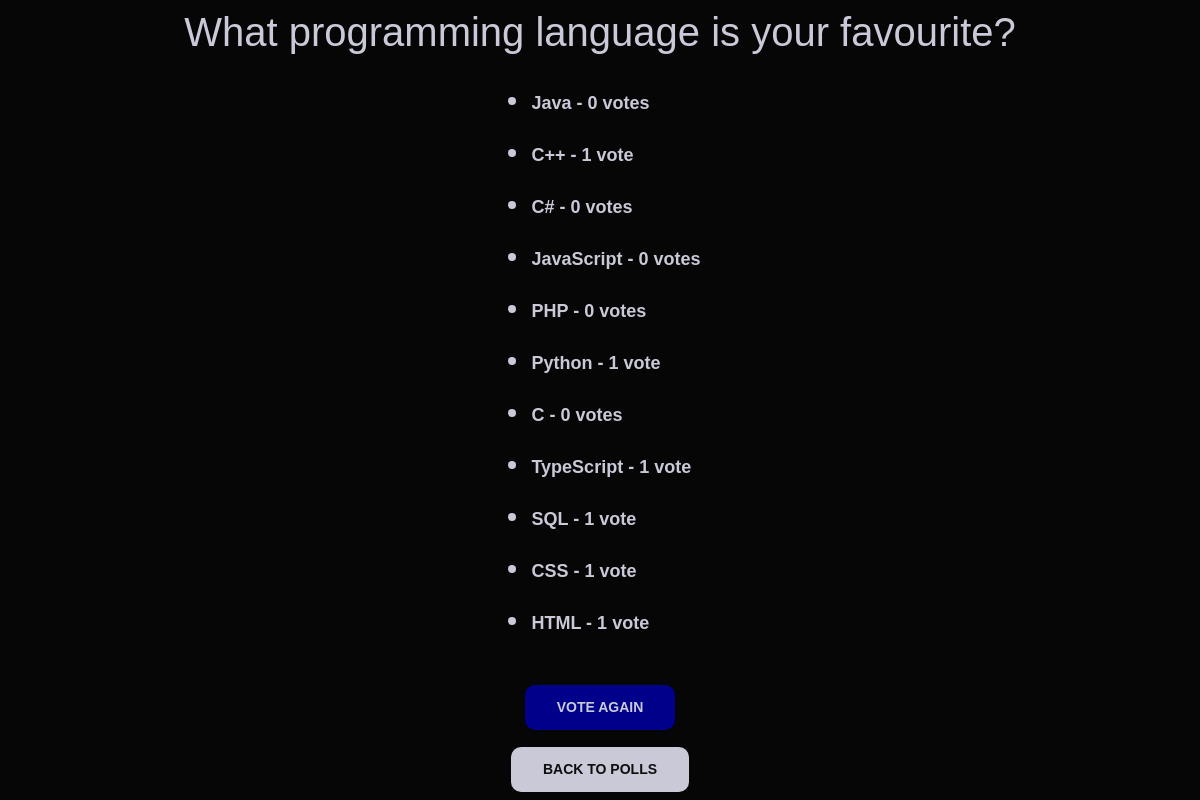
The app's page /polls/2/results/ with its own data.
### polls/models.py (models this page shows, shortened)
class Question(models.Model):
    question_text = models.CharField(max_length=200)
    pub_date = models.DateTimeField("date published")

class Choice(models.Model):
    question = models.ForeignKey(Question, on_delete=models.CASCADE)
    choice_text = models.CharField(max_length=200)
    votes = models.IntegerField(default=0)

### polls/views.py (the view)
# urls.py: path("<int:pk>/results/", views.ResultsView.as_view(), name="results"),
class ResultsView(generic.DetailView):
    model = Question
    template_name = "polls/results.html"

### polls/templates/polls/results.html (shortened to what this page needs)
<link href="https://cdn.jsdelivr.net/npm/bootstrap@5.0.2/dist/css/bootstrap.min.css" rel="stylesheet">
{% load static %}
<link rel="stylesheet" href="{% static 'polls/main.css' %}" />
<h1>{{ question.question_text }}</h1>
<ul>
{% for choice in question.choice_set.all %}
    <li class="pb-3 vote_results">{{ choice.choice_text }} - {{ choice.votes }} vote{{ choice.votes|pluralize }}</li>
{% endfor %}
</ul>
<a href="{% url 'polls:detail' question.id %}" class="submit_btn">Vote again</a>
<a href="{% url 'polls:index' %}" class="back_btn">Back to Polls</a>

### polls/static/polls/main.css (style rules this page uses)
*, *::after, *::before { box-sizing: border-box; margin: 0; padding: 0; }
a { all: unset; cursor: pointer; }
.submit_btn { display: flex; align-items: center; color: rgb(201, 201, 216); padding: 0 2rem 0 2rem; font-size: 14px; font-weight: bold; background-color: darkblue; width: -moz-fit-content; width: fit-content; height: 45px; text-align: center; text-transform: uppercase; border: none; border-radius: 10px; }
.back_btn { display: flex; align-items: center; color: #0f0e0e; padding: 0 2rem 0 2rem; font-size: 14px; font-weight: bold; background-color: rgb(201, 201, 216); width: -moz-fit-content; width: fit-content; height: 45px; text-align: center; text-transform: uppercase; border: none; border-radius: 10px; }
.vote_results { font-size: 18px; font-weight: 600; }
li::marker { font-size: 1.65rem; }

### records on screen
Question: question_text "What programming language is your favourite?"
Choice: choice_text "Java", votes "0"
Choice: choice_text "C++", votes "1"
Choice: choice_text "C#", votes "0"
Choice: choice_text "JavaScript", votes "0"
Choice: choice_text "PHP", votes "0"
Choice: choice_text "Python", votes "1"
Choice: choice_text "C", votes "0"
Choice: choice_text "TypeScript", votes "1"
Choice: choice_text "SQL", votes "1"
Choice: choice_text "CSS", votes "1"
Choice: choice_text "HTML", votes "1"
